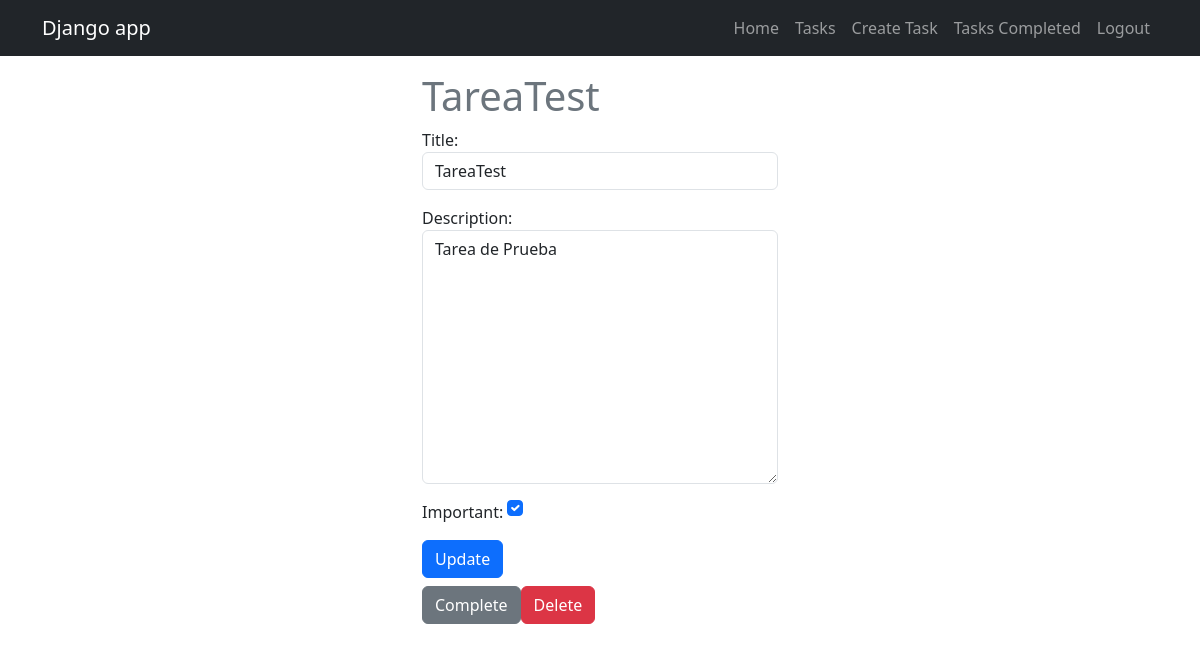
The app's page /tasks/2/ (signed in) with its own data.
### tasks/models.py (models this page shows, shortened)
class Task(models.Model):
    title = models.CharField(max_length=100)
    description = models.TextField(blank=True)
    created = models.DateTimeField(auto_now_add=True)
    date_completed = models.DateTimeField(null=True, blank=True)
    important = models.BooleanField(default=False)
    user = models.ForeignKey(User, on_delete=models.CASCADE)

### tasks/views.py (the view, shortened to what this page needs)
# urls.py: path("tasks/<int:task_id>/", views.task_detail, name="task_detail"),
@login_required
def task_detail(request, task_id):
    if request.method == "GET":
        task = get_object_or_404(Task, pk=task_id, user=request.user)
        form = TaskForm(instance=task)
        return render(request, "task_detail.html",{
            'task': task,
            'form': form
        })

### tasks/forms.py
class TaskForm(ModelForm):
    class Meta:
        model = Task
        fields = ["title", "description", "important"]
        widgets = {
            'title': forms.TextInput(attrs={'class': 'form-control', 'placeholder':'Write a Title'}),
            'description': forms.Textarea(attrs={'class': 'form-control', 'placeholder':'Write a Description'}),
            'important': forms.CheckboxInput(attrs={'class': 'form-check-input m-auto'})
        }

### tasks/templates/task_detail.html (shortened to what this page needs)
{% extends "base.html" %}
{% block content %}
<main class="container">
    <div class="row">
        <div class="col-md-4 offset-md-4">
            <h1 class="text-secondary">{{ task.title }}</h1>
                <form action="" method="post">
                    {{ form.as_p }}
                    <button class="btn btn-primary">
                        Update
                    </button>
                </form>
                        <div class="d-flex mt-2">
                <form action="{% url 'complete_task' task.id %}" method="post">
                    <button class="btn btn-secondary">
                        Complete
                    </button>
                </form>
                <form action="{% url 'delete_task' task.id %}" method="post">
                    <button class="btn btn-danger">
                        Delete
                    </button>
                </form>
            </div>
        </div>
    </div>
</main>
{% endblock %}

### records on screen
Task: title "TareaTest", description "Tarea de Prueba", important "☑"
